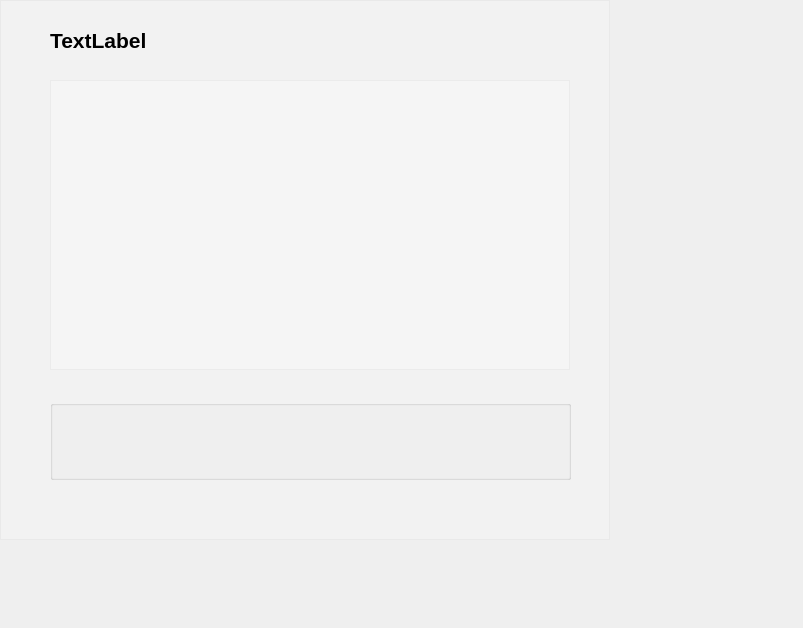
<?xml version="1.0" encoding="UTF-8"?>
<ui version="4.0">
 <class>Form</class>
 <widget class="QWidget" name="Form">
  <property name="geometry">
   <rect>
    <x>0</x>
    <y>0</y>
    <width>803</width>
    <height>628</height>
   </rect>
  </property>
  <property name="windowTitle">
   <string>Form</string>
  </property>
  <widget class="QFrame" name="frame">
   <property name="geometry">
    <rect>
     <x>0</x>
     <y>0</y>
     <width>610</width>
     <height>540</height>
    </rect>
   </property>
   <property name="styleSheet">
    <string notr="true">background-color: rgba(255, 255, 255, 0.2);</string>
   </property>
   <property name="frameShape">
    <enum>QFrame::StyledPanel</enum>
   </property>
   <property name="frameShadow">
    <enum>QFrame::Raised</enum>
   </property>
   <widget class="QTreeWidget" name="treeWidget">
    <property name="geometry">
     <rect>
      <x>50</x>
      <y>80</y>
      <width>520</width>
      <height>290</height>
     </rect>
    </property>
    <property name="columnCount">
     <number>0</number>
    </property>
   </widget>
   <widget class="QLabel" name="label">
    <property name="geometry">
     <rect>
      <x>50</x>
      <y>20</y>
      <width>521</width>
      <height>41</height>
     </rect>
    </property>
    <property name="font">
     <font>
      <pointsize>16</pointsize>
      <bold>true</bold>
     </font>
    </property>
    <property name="styleSheet">
     <string notr="true">background-color: rgba(255, 255, 255, 0);</string>
    </property>
    <property name="text">
     <string>TextLabel</string>
    </property>
   </widget>
   <widget class="QGroupBox" name="groupBox">
    <property name="geometry">
     <rect>
      <x>50</x>
      <y>400</y>
      <width>521</width>
      <height>80</height>
     </rect>
    </property>
    <property name="styleSheet">
     <string notr="true">background-color: rgba(255, 255, 255, 0);</string>
    </property>
    <property name="title">
     <string/>
    </property>
    <widget class="QPushButton" name="pushButton">
     <property name="geometry">
      <rect>
       <x>370</x>
       <y>20</y>
       <width>50</width>
       <height>50</height>
      </rect>
     </property>
     <property name="statusTip">
      <string>删除选中</string>
     </property>
     <property name="whatsThis">
      <string>删除选中</string>
     </property>
     <property name="styleSheet">
      <string notr="true">background-color: rgba(255, 255, 255, 0);</string>
     </property>
     <property name="text">
      <string/>
     </property>
     <property name="icon">
      <iconset>
       <normaloff>../icons/trash-can.svg</normaloff>../icons/trash-can.svg</iconset>
     </property>
     <property name="iconSize">
      <size>
       <width>30</width>
       <height>30</height>
      </size>
     </property>
     <property name="flat">
      <bool>true</bool>
     </property>
    </widget>
    <widget class="QPushButton" name="pushButton_2">
     <property name="geometry">
      <rect>
       <x>450</x>
       <y>20</y>
       <width>50</width>
       <height>50</height>
      </rect>
     </property>
     <property name="statusTip">
      <string>添加项目</string>
     </property>
     <property name="whatsThis">
      <string>添加项目</string>
     </property>
     <property name="styleSheet">
      <string notr="true">background-color: rgba(255, 255, 255, 0);</string>
     </property>
     <property name="text">
      <string/>
     </property>
     <property name="icon">
      <iconset>
       <normaloff>../icons/plus.svg</normaloff>../icons/plus.svg</iconset>
     </property>
     <property name="iconSize">
      <size>
       <width>30</width>
       <height>30</height>
      </size>
     </property>
     <property name="flat">
      <bool>true</bool>
     </property>
    </widget>
    <widget class="QPushButton" name="pushButton_3">
     <property name="geometry">
      <rect>
       <x>10</x>
       <y>20</y>
       <width>50</width>
       <height>50</height>
      </rect>
     </property>
     <property name="statusTip">
      <string>添加到正在进行</string>
     </property>
     <property name="whatsThis">
      <string>添加到正在进行</string>
     </property>
     <property name="styleSheet">
      <string notr="true">background-color: rgba(255, 255, 255, 0);</string>
     </property>
     <property name="text">
      <string/>
     </property>
     <property name="icon">
      <iconset>
       <normaloff>../icons/rotate.svg</normaloff>../icons/rotate.svg</iconset>
     </property>
     <property name="iconSize">
      <size>
       <width>30</width>
       <height>30</height>
      </size>
     </property>
     <property name="flat">
      <bool>true</bool>
     </property>
    </widget>
    <widget class="QPushButton" name="pushButton_4">
     <property name="geometry">
      <rect>
       <x>80</x>
       <y>20</y>
       <width>50</width>
       <height>50</height>
      </rect>
     </property>
     <property name="statusTip">
      <string>添加到计划</string>
     </property>
     <property name="whatsThis">
      <string>添加到计划</string>
     </property>
     <property name="styleSheet">
      <string notr="true">background-color: rgba(255, 255, 255, 0);</string>
     </property>
     <property name="text">
      <string/>
     </property>
     <property name="icon">
      <iconset>
       <normaloff>../icons/align-left.svg</normaloff>../icons/align-left.svg</iconset>
     </property>
     <property name="iconSize">
      <size>
       <width>30</width>
       <height>30</height>
      </size>
     </property>
     <property name="flat">
      <bool>true</bool>
     </property>
    </widget>
    <widget class="QPushButton" name="pushButton_5">
     <property name="enabled">
      <bool>true</bool>
     </property>
     <property name="geometry">
      <rect>
       <x>150</x>
       <y>20</y>
       <width>50</width>
       <height>50</height>
      </rect>
     </property>
     <property name="statusTip">
      <string>添加到已完成</string>
     </property>
     <property name="whatsThis">
      <string>添加到已完成</string>
     </property>
     <property name="styleSheet">
      <string notr="true">background-color: rgba(255, 255, 255, 0);</string>
     </property>
     <property name="text">
      <string/>
     </property>
     <property name="icon">
      <iconset>
       <normaloff>../icons/square-check.svg</normaloff>../icons/square-check.svg</iconset>
     </property>
     <property name="iconSize">
      <size>
       <width>30</width>
       <height>30</height>
      </size>
     </property>
     <property name="flat">
      <bool>true</bool>
     </property>
    </widget>
   </widget>
  </widget>
 </widget>
 <resources/>
 <connections/>
</ui>
